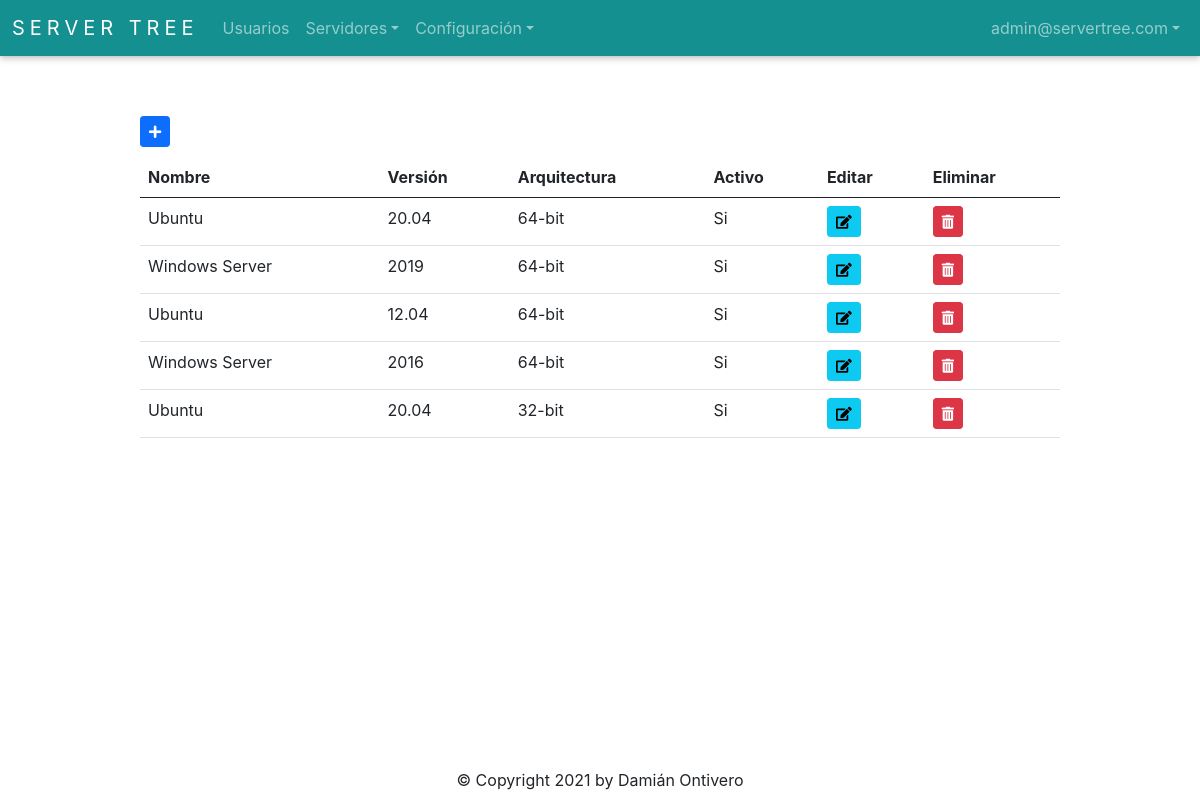
/operating_system/get_all (signed in), run on the app's committed database.
### app/auth/models.py (models this page shows, shortened)
class User(db.Model, UserMixin):
    __tablename__ = 'Users'
    id = db.Column(db.Integer, autoincrement=True, primary_key=True)
    firstname = db.Column(db.String(128), nullable=False)
    lastname = db.Column(db.String(128), nullable=False)
    email = db.Column(db.String(256), unique=True, nullable=False)
    password = db.Column(db.String(256), nullable=False)
    role_id = db.Column(db.Integer, db.ForeignKey('Roles.id'), nullable=False)
    is_active = db.Column(db.Boolean)
    @staticmethod
    def get_by_id(id):
        return User.query.get(id)

### app/operating_systems/models.py (models this page shows, shortened)
class OperatingSystem(db.Model):
    __tablename__ = 'OperatingSystems'
    id = db.Column(db.Integer, autoincrement=True, primary_key=True, nullable=False)
    name = db.Column(db.String(50), nullable=False)
    version = db.Column(db.String(50), nullable=False)
    architect = db.Column(db.String(6), nullable=False)
    is_active = db.Column(db.Boolean)
    @staticmethod
    def get_all():
        return OperatingSystem.query.all()

### app/operating_systems/routes.py (the view)
@operating_system_bp.route('/get_all', methods=['GET', 'POST'])
@login_required
def get_all():
    data = OperatingSystem.get_all()
    environments = Environment.get_all()
    operating_system_form = OperatingSystemForm()
    user_form = UserForm()
    return render_template('operating-systems.html', data=data, environments=environments, operating_system_form=operating_system_form, user_form=user_form)

### app/auth/models.py (called while the page is built)
    @staticmethod
    def get_all():
        return Role.query.all()

### app/auth/routes.py (called while the page is built)
@login_manager.user_loader
def load_user(user_id):
    return User.get_by_id(int(user_id))

### app/environments/models.py (called while the page is built)
    @staticmethod
    def get_all():
        return Environment.query.all()

### app/operating_systems/templates/operating-systems.html (shortened to what this page needs)
{% extends 'base.html' %}
{% import 'bootstrap/wtf.html' as wtf %}
{% block content %}
<div class="buttons">
  {% if current_user.role_id == 1 %}
    <button type="button" id="addOperatingSystemButton" class="btn btn-primary btn-sm" data-bs-toggle="modal" data-bs-target="#operatingSystemModal"><i class="fas fa-plus"></i></button>
  {% else %}
    <button disabled type="button" id="addOperatingSystemButton" class="btn btn-primary btn-sm" data-bs-toggle="modal" data-bs-target="#operatingSystemModal"><i class="fas fa-plus"></i></button>
  {% endif %}
</div>
<table class="table table-hover">
  <thead>
    <tr>
      <th>Nombre</th>
      <th>Versión</th>
      <th>Arquitectura</th>
      <th>Activo</th>
      <th>Editar</th>
      <th>Eliminar</th>
    </tr>
  </thead>
  <tbody>
    {% for operating_system in data %}
      <tr>
        <td>{{ operating_system.name }}</td>
        <td>{{ operating_system.version }}</td>
        <td>{{ operating_system.architect }}</td>
        <td>
          {% if operating_system.is_active == 0 %}
            No
          {% elif operating_system.is_active == 1  %}
            Si
          {% endif %}
        </td>
        {% if current_user.role_id == 1 %}
          <td>
            <button type="button" class="btn btn-info btn-sm" id="editOperatingSystemButton" data-id={{ operating_system.id }} data-bs-toggle="modal" data-bs-target="#operatingSystemModal"><i class="fas fa-edit"></i></button>
          </td>
          <td>
            <button type="button" class="btn btn-danger btn-sm" id="deleteOperatingSystemButton" data-id={{ operating_system.id }} data-bs-toggle="modal" data-bs-target="#deleteOperatingSystemModal"><i class="fas fa-trash-alt"></i></button>
          </td>
        {% endif %}
      </tr>
    {% endfor %}
  </tbody>
</table>
{% endblock %}

### app/templates/base.html (shortened to what this page needs)
<!doctype html>
<html>
<head>
  <link rel="stylesheet" href="{{ url_for('static', filename='style.css') }}">
  <link rel="stylesheet" href="https://cdn.jsdelivr.net/npm/bootstrap@5.0.0/dist/css/bootstrap.min.css">
  <link rel="stylesheet" href="https://use.fontawesome.com/releases/v5.6.3/css/all.css">
</head>
<body>
  <nav class="navbar navbar-expand-lg navbar-dark">
      <div class="container-fluid">
        <a class="navbar-brand" href="{{ url_for('index.index') }}">Server Tree</a>
        <div class="collapse navbar-collapse" id="navbarSupportedContent">
          <ul class="navbar-nav me-auto mb-2 mb-lg-0">
              <li class="nav-item">
                <a class="nav-link" href="{{ url_for('auth.get_user_all') }}">Usuarios</a>
              </li>
              <li class="nav-item dropdown">
                  <a class="nav-link dropdown-toggle" href="#" id="navbarDropdown" role="button" data-bs-toggle="dropdown" aria-expanded="false">Servidores</a>
              </li>
              <li class="nav-item dropdown">
                  <a class="nav-link dropdown-toggle" href="#" id="navbarDropdown" role="button" data-bs-toggle="dropdown" aria-expanded="false">Configuración</a>
              </li>
          </ul>
          <ul class="navbar-nav">
            <li class="nav-item dropdown">
              <a class="nav-link dropdown-toggle" href="#" id="navbarDropdown" role="button" data-bs-toggle="dropdown" aria-expanded="false">{{ current_user.email }}</a>
            </li>
          </ul>
        </div>
      </div>
  </nav>
  <div class="container-base">
    {% block content %}{% endblock %}
  </div>
  <div class="footer">
    &copy; Copyright 2021 by Damián Ontivero
  </div>
</body>
</html>

### app/static/style.css (style rules this page uses)
* { text-decoration: none; font-family: -apple-system, BlinkMacSystemFont, 'Segoe UI', Roboto, Oxygen, Ubuntu, Cantarell, 'Open Sans', 'Helvetica Neue', sans-serif; }
html, body { margin: 0; padding: 0; width: 100%; height: 100%; position: relative; }
.navbar { background-color: #159090; box-shadow: 0 0 0.2rem rgb(0 0 0 / 10%), 0 0.2rem 0.4rem rgb(0 0 0 / 20%); }
.navbar-brand { text-transform: uppercase; letter-spacing: 5px; font-size: large; }
.footer { width: 100%; text-align: center; position: absolute; bottom: 1%; }
.container-base { width: 80%; position: relative; padding: 20px; left: 10%; top: 5%; overflow-x: auto; }
.container-base .buttons { margin-bottom: 10px; }

### data on the page
User: email "admin@servertree.com"
OperatingSystem: name "Ubuntu", version "20.04", architect "64-bit", is_active "Si"
OperatingSystem: name "Windows Server", version "2019", architect "64-bit", is_active "Si"
OperatingSystem: name "Ubuntu", version "12.04", architect "64-bit", is_active "Si"
OperatingSystem: name "Windows Server", version "2016", architect "64-bit", is_active "Si"
OperatingSystem: name "Ubuntu", version "20.04", architect "32-bit", is_active "Si"
